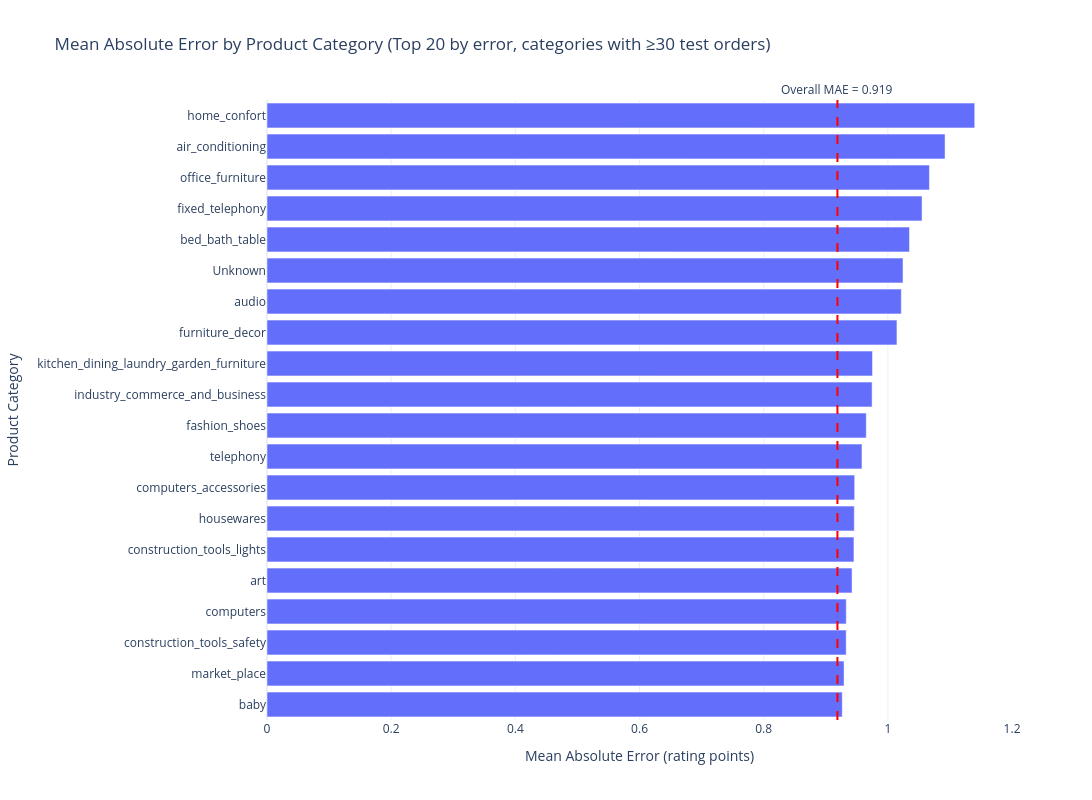

Write notebook code for a chart like this one.
### Markdown cell above
## c. Mean Error by Product Category

### Code cell
import plotly.express as px
import plotly.graph_objects as go

# Attach predictions back to test set for category-level analysis
test_df = X_test.copy()
test_df["actual"] = y_test.values
test_df["predicted"] = y_pred_final
test_df["error"] = test_df["actual"] - test_df["predicted"]
test_df["abs_error"] = test_df["error"].abs()

# Only keep rows where category is known
cat_col = "product_category_name_english"

if cat_col in test_df.columns:

    cat_errors = (
        test_df.groupby(cat_col)
        .agg(
            mean_abs_error=("abs_error", "mean"),
            mean_error=("error", "mean"),
            count=("actual", "count")
        )
        .query("count >= 30")
        .sort_values("mean_abs_error", ascending=False)
    )

    top_n = 20
    plot_df = cat_errors.head(top_n).copy()

    # Create horizontal bar chart
    fig = px.bar(
        plot_df,
        x="mean_abs_error",
        y=plot_df.index,
        orientation="h",
        labels={
            "mean_abs_error": "Mean Absolute Error (rating points)",
            "y": "Product Category"
        },
        title=(
            f"Mean Absolute Error by Product Category "
            f"(Top {top_n} by error, categories with ≥30 test orders)"
        ),
        hover_data={
            "mean_abs_error": ":.3f",
            "mean_error": ":.3f",
            "count": True
        }
    )

    # Reverse y-axis so highest-error category is at the top
    fig.update_yaxes(autorange="reversed")

    # Overall MAE reference line
    fig.add_vline(
        x=mae_final,
        line_dash="dash",
        line_color="red",
        line_width=2,
        annotation_text=f"Overall MAE = {mae_final:.3f}",
        annotation_position="top"
    )

    fig.update_layout(
        template="plotly_white",
        width=1100,
        height=800,
        xaxis_title="Mean Absolute Error (rating points)",
        yaxis_title="Product Category",
        showlegend=False
    )

    fig.show()

    # Top 10 categories with highest prediction error
    print("Top 10 categories with highest prediction error:")
    display(cat_errors.head(10).round(3))

    # Top 10 categories with lowest prediction error
    print("\nTop 10 categories with lowest prediction error:")
    display(
        cat_errors.tail(10)
        .sort_values("mean_abs_error")
        .round(3)
    )

else:
    print(
        f"Column '{cat_col}' not found in test features — "
        "skipping category plot."
    )

### Figure 1 — Plotly figure (JSON) as saved in the notebook; plotly's stock layout.template omitted (floating-point values rounded to 4 significant figures)
{"data": [{"customdata": [[-0.2835, 98.0], [-0.2887, 54.0], [-0.01521, 336.0], [-0.3856, 63.0], [-0.04137, 2434.0], [-0.04345, 505.0], [-0.2489, 71.0], [-0.04797, 1801.0], [-0.08717, 60.0], [0.04279, 57.0], [0.119, 48.0], [-0.1405, 942.0], [-0.06284, 1606.0], [-0.05038, 1459.0], [-0.1702, 65.0], [-0.1353, 38.0], [0.1382, 37.0], [-0.2308, 34.0], [-0.2275, 79.0], [-0.1201, 636.0]], "hovertemplate": "Mean Absolute Error (rating points)=%{x:.3f}<br>product_category_name_english=%{y}<br>mean_error=%{customdata[0]:.3f}<br>count=%{customdata[1]}<extra></extra>", "legendgroup": "", "marker": {"color": "#636efa", "pattern": {"shape": ""}}, "name": "", "orientation": "h", "showlegend": false, "textposition": "auto", "type": "bar", "x": [1.14, 1.092, 1.067, 1.055, 1.035, 1.024, 1.022, 1.015, 0.9752, 0.9746, 0.9652, 0.9582, 0.9465, 0.9459, 0.9453, 0.9423, 0.933, 0.9328, 0.9294, 0.9265], "xaxis": "x", "y": ["home_confort", "air_conditioning", "office_furniture", "fixed_telephony", "bed_bath_table", "Unknown", "audio", "furniture_decor", "kitchen_dining_laundry_garden_furniture", "industry_commerce_and_business", "fashion_shoes", "telephony", "computers_accessories", "housewares", "construction_tools_lights", "art", "computers", "construction_tools_safety", "market_place", "baby"], "yaxis": "y"}], "layout": {"annotations": [{"showarrow": false, "text": "Overall MAE = 0.919", "x": 0.9187, "xanchor": "center", "xref": "x", "y": 1, "yanchor": "bottom", "yref": "y domain"}], "barmode": "relative", "height": 800, "legend": {"tracegroupgap": 0}, "shapes": [{"line": {"color": "red", "dash": "dash", "width": 2}, "type": "line", "x0": 0.9187, "x1": 0.9187, "xref": "x", "y0": 0, "y1": 1, "yref": "y domain"}], "showlegend": false, "title": {"text": "Mean Absolute Error by Product Category (Top 20 by error, categories with ≥30 test orders)"}, "width": 1100, "xaxis": {"anchor": "y", "domain": [0, 1], "title": {"text": "Mean Absolute Error (rating points)"}}, "yaxis": {"anchor": "x", "autorange": "reversed", "domain": [0, 1], "title": {"text": "Product Category"}}}}
